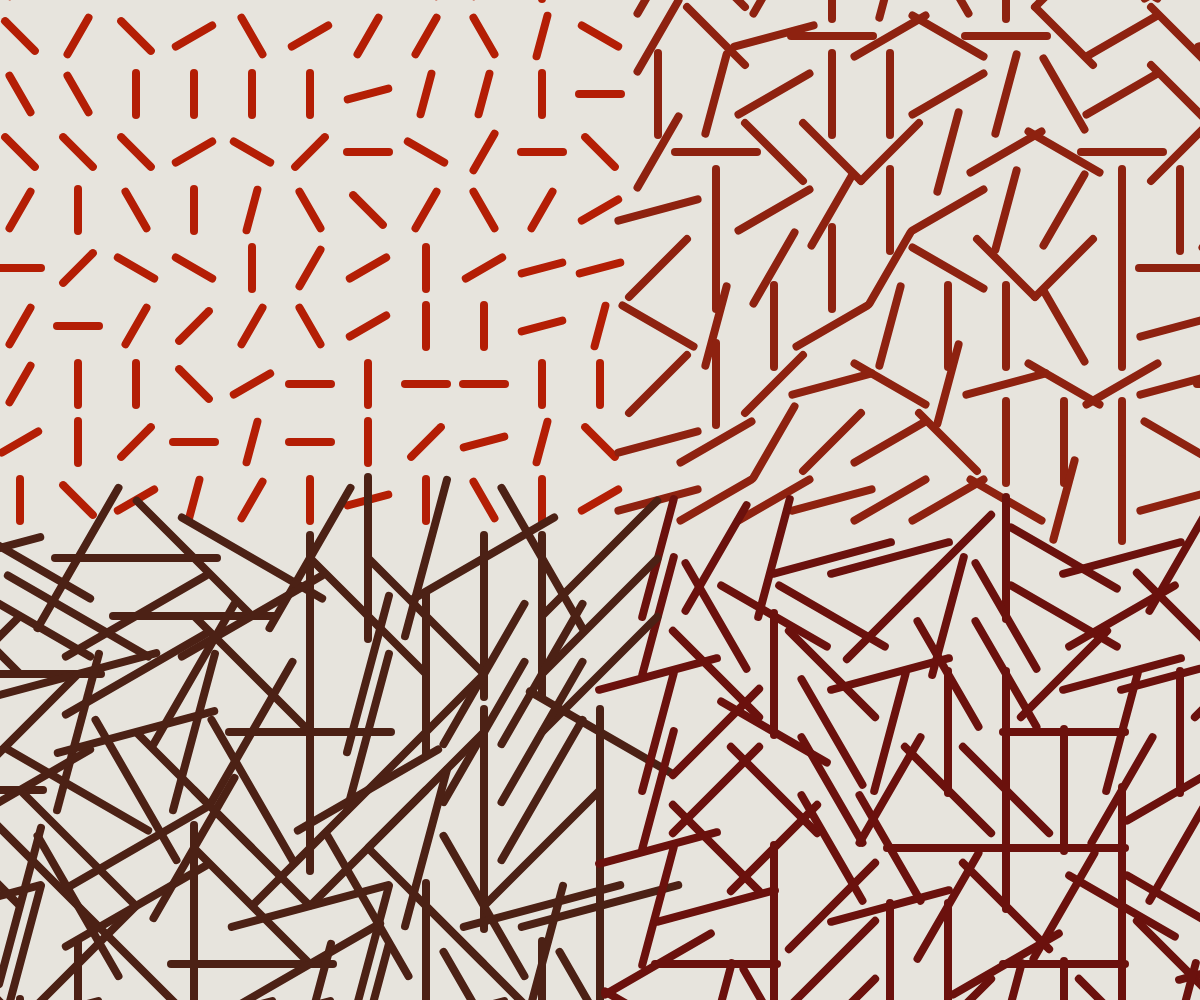
Frame 1 (no input)
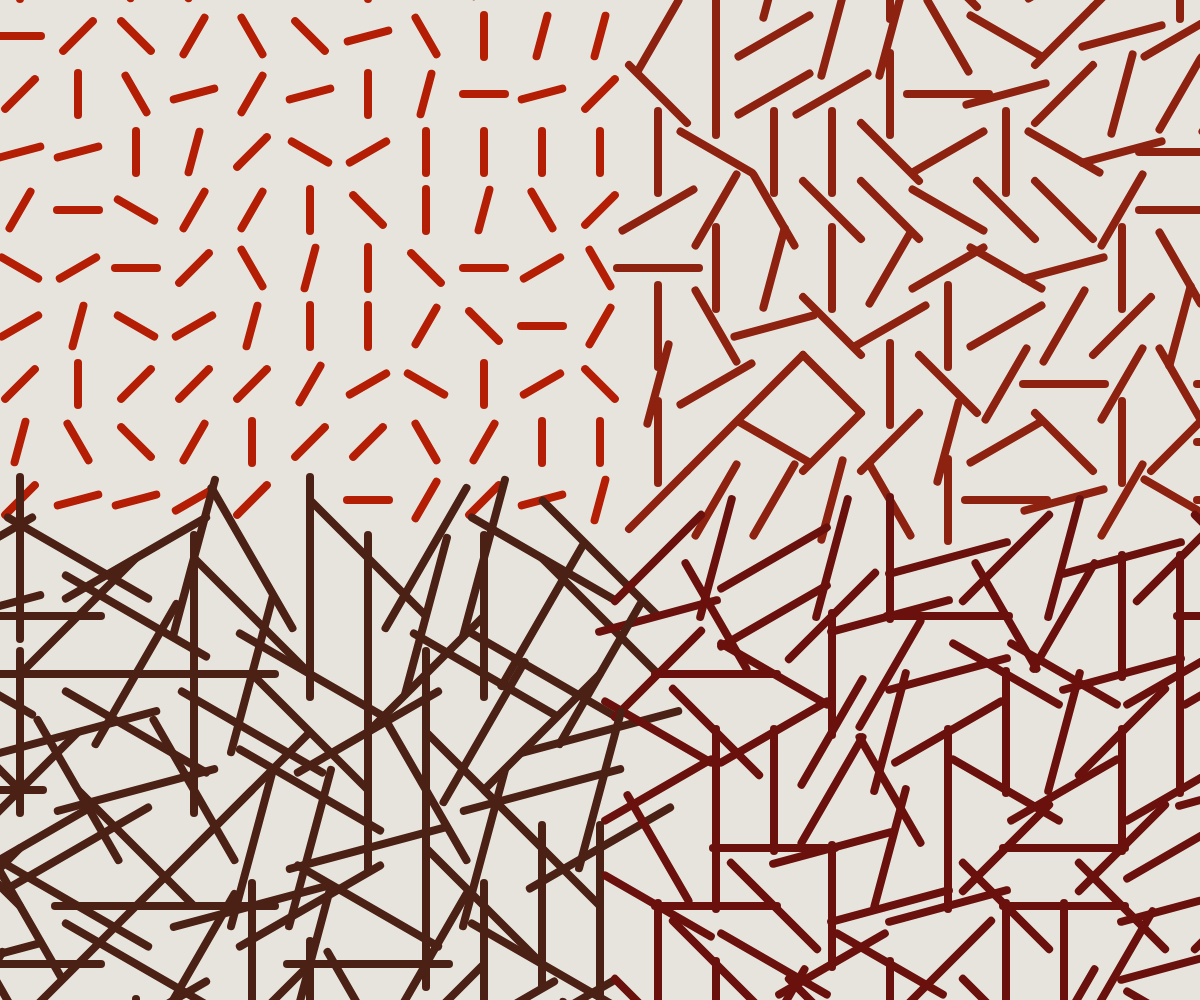
Frame 2 (the mouse pressed at the canvas centre, redrawn once)

The p5.js sketch that drew these frames (run headless with seeded random() and noise() and a simulated clock; the mouse was pressed at the canvas centre and the sketch redrawn once):

// p5.js sketch
// ── sketch.js
function setup() {
  createCanvas(windowWidth, windowHeight);
  noStroke();
  noLoop();
  frameRate(1);
  
}

function draw() {
  background("#e7e4dd");
  fill("#b41e05");
  
  // dimensioni del rettangolo prese dall'immagine originale
  let rectWidth = 8;
  let rectHeight = 50;
  let numRows = 27; // numero di righe da quello è l'immagine
  let numCols = 27; // numero di colonne da quello è l'immagine
  let spacing = 58; // aggiunta della spaziatura che è la somma delle due dimensioni del rettangolo
  
  // mi serve calcolare la posizione iniziale per centrare il quadrato
  let startX = (width - (numCols - 1) * spacing - rectWidth) / 2;
  let startY = (height - (numRows - 1) * spacing - rectHeight) / 2;
  
  // Array degli angoli di rotazione possibili
  let angles = [0,15, 30, 45, 60, 75, 90, 120, 135, 150, 180];
  
  for (let i = 0; i < numRows; i++) {
    for (let j = 0; j < numCols; j++) {
      let x = startX + j * spacing;
      let y = startY + i * spacing;
      
      push(); // Salva lo stato corrente di trasformazione senza influenzare le successive
      translate(x + rectWidth/2, y + rectHeight/2); // Sposta l'origine al centro del rettangolo
      
      // seleziono un angolo casuale tra quelli che ho scelto 
      // lo devo convertire in radianti
      let randomAngle = random(angles);
      // comando per far ruotate il rettangolo in modo randomico
      rotate(radians(randomAngle));
      
      // Modifica: combina le modifiche precedenti con quelle nuove
      let adjustedHeight = rectHeight;
      let rectangleColor = "#b41e05"; // Colore di default

      // Aumenta l'altezza di 40 per i rettangoli nella metà destra
      if (x >= width / 2) {
        adjustedHeight = 90;
        rectangleColor = "#8e2210";
      }

      // Aumenta ulteriormente l'altezza di 80 e cambia il colore per i rettangoli in basso a destra
      if (x >= width / 2 && y >= height / 2) {
        adjustedHeight = 130;
        rectangleColor = "#6b110d";
      }

      // Nuovo: Aumenta l'altezza di 120 e cambia il colore per i rettangoli in basso a sinistra
      if (x < width / 2 && y >= height / 2) {
        adjustedHeight = 170;
        rectangleColor = "#4c2115"; // Colore dell'immagine originale
      }

      fill(rectangleColor);
      rect(-rectWidth/2, -adjustedHeight/2, rectWidth, adjustedHeight, 10);

      
      
      pop(); // Ripristina lo stato di trasformazione precedente
    }
  }
}
